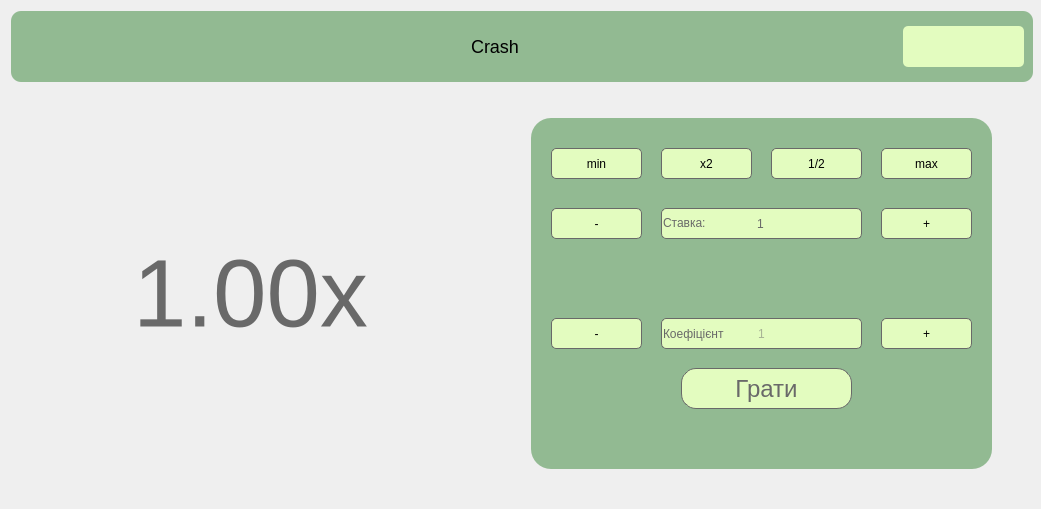
<?xml version="1.0" encoding="UTF-8"?>
<ui version="4.0">
 <class>Crash</class>
 <widget class="QWidget" name="Crash">
  <property name="geometry">
   <rect>
    <x>0</x>
    <y>0</y>
    <width>1041</width>
    <height>509</height>
   </rect>
  </property>
  <property name="minimumSize">
   <size>
    <width>1041</width>
    <height>509</height>
   </size>
  </property>
  <property name="windowTitle">
   <string>Form</string>
  </property>
  <layout class="QVBoxLayout" name="verticalLayout_4">
   <item>
    <widget class="QWidget" name="widget" native="true">
     <property name="minimumSize">
      <size>
       <width>1022</width>
       <height>71</height>
      </size>
     </property>
     <property name="maximumSize">
      <size>
       <width>16777215</width>
       <height>71</height>
      </size>
     </property>
     <property name="styleSheet">
      <string notr="true">background: #92BA92;
border-radius: 10px;</string>
     </property>
     <layout class="QHBoxLayout" name="horizontalLayout_2">
      <item>
       <layout class="QHBoxLayout" name="horizontalLayout">
        <item>
         <widget class="QPushButton" name="BackToMain">
          <property name="minimumSize">
           <size>
            <width>50</width>
            <height>62</height>
           </size>
          </property>
          <property name="maximumSize">
           <size>
            <width>51</width>
            <height>62</height>
           </size>
          </property>
          <property name="styleSheet">
           <string notr="true">QPushButton{
	background: transparent;
	background-image: url(:/resources/png/undo.png);
	border-style: solid;
    border-width: 0px;
	border-color: #051a39;
}

QPushButton:hover {
	background: transparent;
	background-image: url(:/resources/png/undo_color.png);
	border-style: solid;
    border-width: 0px;
	border-color: #051a39;
}</string>
          </property>
          <property name="text">
           <string/>
          </property>
         </widget>
        </item>
        <item>
         <spacer name="horizontalSpacer">
          <property name="orientation">
           <enum>Qt::Horizontal</enum>
          </property>
          <property name="sizeHint" stdset="0">
           <size>
            <width>298</width>
            <height>20</height>
           </size>
          </property>
         </spacer>
        </item>
        <item>
         <widget class="QLabel" name="label_4">
          <property name="minimumSize">
           <size>
            <width>242</width>
            <height>34</height>
           </size>
          </property>
          <property name="maximumSize">
           <size>
            <width>242</width>
            <height>34</height>
           </size>
          </property>
          <property name="layoutDirection">
           <enum>Qt::LeftToRight</enum>
          </property>
          <property name="styleSheet">
           <string notr="true">position: absolute;
width: 242px;
height: 34px;
left: 258px;
top: 19px;

font-family: 'Inter';
font-style: normal;
font-weight: 400;
font-size: 18px;
line-height: 22px;
text-align: center;

color:black;
</string>
          </property>
          <property name="text">
           <string>Crash</string>
          </property>
          <property name="alignment">
           <set>Qt::AlignCenter</set>
          </property>
         </widget>
        </item>
        <item>
         <spacer name="horizontalSpacer_2">
          <property name="orientation">
           <enum>Qt::Horizontal</enum>
          </property>
          <property name="sizeHint" stdset="0">
           <size>
            <width>248</width>
            <height>20</height>
           </size>
          </property>
         </spacer>
        </item>
        <item>
         <widget class="QLabel" name="userbalance">
          <property name="minimumSize">
           <size>
            <width>121</width>
            <height>41</height>
           </size>
          </property>
          <property name="maximumSize">
           <size>
            <width>121</width>
            <height>41</height>
           </size>
          </property>
          <property name="styleSheet">
           <string notr="true">background: #E3FCBF;
color: #696969;
font: 16pt &quot;Tahoma&quot;;
border-radius: 5px;</string>
          </property>
          <property name="text">
           <string/>
          </property>
         </widget>
        </item>
       </layout>
      </item>
     </layout>
    </widget>
   </item>
   <item>
    <layout class="QHBoxLayout" name="horizontalLayout_4">
     <item>
      <layout class="QHBoxLayout" name="horizontalLayout_3">
       <item>
        <spacer name="horizontalSpacer_4">
         <property name="orientation">
          <enum>Qt::Horizontal</enum>
         </property>
         <property name="sizeHint" stdset="0">
          <size>
           <width>98</width>
           <height>17</height>
          </size>
         </property>
        </spacer>
       </item>
       <item>
        <layout class="QVBoxLayout" name="verticalLayout">
         <item>
          <spacer name="verticalSpacer">
           <property name="orientation">
            <enum>Qt::Vertical</enum>
           </property>
           <property name="sizeHint" stdset="0">
            <size>
             <width>20</width>
             <height>118</height>
            </size>
           </property>
          </spacer>
         </item>
         <item>
          <widget class="QLabel" name="Result">
           <property name="minimumSize">
            <size>
             <width>271</width>
             <height>131</height>
            </size>
           </property>
           <property name="font">
            <font>
             <pointsize>72</pointsize>
            </font>
           </property>
           <property name="styleSheet">
            <string notr="true">color: #696969;</string>
           </property>
           <property name="text">
            <string>1.00x</string>
           </property>
           <property name="alignment">
            <set>Qt::AlignLeading|Qt::AlignLeft|Qt::AlignVCenter</set>
           </property>
          </widget>
         </item>
         <item>
          <spacer name="verticalSpacer_2">
           <property name="orientation">
            <enum>Qt::Vertical</enum>
           </property>
           <property name="sizeHint" stdset="0">
            <size>
             <width>20</width>
             <height>138</height>
            </size>
           </property>
          </spacer>
         </item>
        </layout>
       </item>
       <item>
        <spacer name="horizontalSpacer_3">
         <property name="orientation">
          <enum>Qt::Horizontal</enum>
         </property>
         <property name="sizeHint" stdset="0">
          <size>
           <width>48</width>
           <height>17</height>
          </size>
         </property>
        </spacer>
       </item>
      </layout>
     </item>
     <item>
      <layout class="QVBoxLayout" name="verticalLayout_3">
       <item>
        <spacer name="verticalSpacer_4">
         <property name="minimumSize">
          <size>
           <width>23</width>
           <height>21</height>
          </size>
         </property>
         <property name="maximumSize">
          <size>
           <width>23</width>
           <height>21</height>
          </size>
         </property>
         <property name="orientation">
          <enum>Qt::Vertical</enum>
         </property>
         <property name="sizeHint" stdset="0">
          <size>
           <width>20</width>
           <height>18</height>
          </size>
         </property>
        </spacer>
       </item>
       <item>
        <widget class="QWidget" name="widget_2" native="true">
         <property name="enabled">
          <bool>true</bool>
         </property>
         <property name="minimumSize">
          <size>
           <width>461</width>
           <height>351</height>
          </size>
         </property>
         <property name="maximumSize">
          <size>
           <width>461</width>
           <height>351</height>
          </size>
         </property>
         <property name="styleSheet">
          <string notr="true">background: #92BA92;
border-radius: 20px;</string>
         </property>
         <widget class="QPushButton" name="min_value_button">
          <property name="geometry">
           <rect>
            <x>20</x>
            <y>30</y>
            <width>91</width>
            <height>31</height>
           </rect>
          </property>
          <property name="styleSheet">
           <string notr="true">color: black;
border-radius: 5px;
background: #E3FCBF;
border-color: #696969;
border-style: solid;
border-width: 1px;</string>
          </property>
          <property name="text">
           <string>min</string>
          </property>
         </widget>
         <widget class="QPushButton" name="x2_value_button">
          <property name="geometry">
           <rect>
            <x>130</x>
            <y>30</y>
            <width>91</width>
            <height>31</height>
           </rect>
          </property>
          <property name="styleSheet">
           <string notr="true">color: black;
border-radius: 5px;
background: #E3FCBF;
border-color: #696969;
border-style: solid;
border-width: 1px;</string>
          </property>
          <property name="text">
           <string>x2</string>
          </property>
         </widget>
         <widget class="QPushButton" name="half_value_button">
          <property name="geometry">
           <rect>
            <x>240</x>
            <y>30</y>
            <width>91</width>
            <height>31</height>
           </rect>
          </property>
          <property name="styleSheet">
           <string notr="true">color: black;
border-radius: 5px;
background: #E3FCBF;
border-color: #696969;
border-style: solid;
border-width: 1px;</string>
          </property>
          <property name="text">
           <string>1/2</string>
          </property>
         </widget>
         <widget class="QPushButton" name="max_value_button">
          <property name="geometry">
           <rect>
            <x>350</x>
            <y>30</y>
            <width>91</width>
            <height>31</height>
           </rect>
          </property>
          <property name="styleSheet">
           <string notr="true">color: black;
border-radius: 5px;
background: #E3FCBF;
border-color: #696969;
border-style: solid;
border-width: 1px;</string>
          </property>
          <property name="text">
           <string>max</string>
          </property>
         </widget>
         <widget class="QPushButton" name="minus_value_button">
          <property name="geometry">
           <rect>
            <x>20</x>
            <y>90</y>
            <width>91</width>
            <height>31</height>
           </rect>
          </property>
          <property name="styleSheet">
           <string notr="true">color: black;
border-radius: 5px;
background: #E3FCBF;
border-color: #696969;
border-style: solid;
border-width: 1px;</string>
          </property>
          <property name="text">
           <string>-</string>
          </property>
         </widget>
         <widget class="QLineEdit" name="summa_stavky">
          <property name="geometry">
           <rect>
            <x>130</x>
            <y>90</y>
            <width>201</width>
            <height>31</height>
           </rect>
          </property>
          <property name="styleSheet">
           <string notr="true">border-radius: 5px;
background: #E3FCBF;
color: #696969;
border-color: #696969;
border-style: solid;
border-width: 1px;</string>
          </property>
          <property name="text">
           <string>1</string>
          </property>
          <property name="alignment">
           <set>Qt::AlignCenter</set>
          </property>
          <property name="placeholderText">
           <string>Ставка</string>
          </property>
         </widget>
         <widget class="QPushButton" name="plus_value_button">
          <property name="geometry">
           <rect>
            <x>350</x>
            <y>90</y>
            <width>91</width>
            <height>31</height>
           </rect>
          </property>
          <property name="styleSheet">
           <string notr="true">color: black;
border-radius: 5px;
background: #E3FCBF;
border-color: #696969;
border-style: solid;
border-width: 1px;</string>
          </property>
          <property name="text">
           <string>+</string>
          </property>
         </widget>
         <widget class="QLabel" name="warning">
          <property name="geometry">
           <rect>
            <x>40</x>
            <y>140</y>
            <width>381</width>
            <height>41</height>
           </rect>
          </property>
          <property name="font">
           <font>
            <pointsize>16</pointsize>
           </font>
          </property>
          <property name="text">
           <string/>
          </property>
         </widget>
         <widget class="QPushButton" name="minus_coeficient_button">
          <property name="geometry">
           <rect>
            <x>20</x>
            <y>200</y>
            <width>91</width>
            <height>31</height>
           </rect>
          </property>
          <property name="styleSheet">
           <string notr="true">color: black;
border-radius: 5px;
background: #E3FCBF;
border-color: #696969;
border-style: solid;
border-width: 1px;</string>
          </property>
          <property name="text">
           <string>-</string>
          </property>
         </widget>
         <widget class="QLineEdit" name="summa_autostop">
          <property name="geometry">
           <rect>
            <x>130</x>
            <y>200</y>
            <width>201</width>
            <height>31</height>
           </rect>
          </property>
          <property name="styleSheet">
           <string notr="true">border-radius: 5px;
background: #E3FCBF;
color: #696969;
border-color: #696969;
border-style: solid;
border-width: 1px;</string>
          </property>
          <property name="alignment">
           <set>Qt::AlignCenter</set>
          </property>
          <property name="placeholderText">
           <string>1</string>
          </property>
         </widget>
         <widget class="QPushButton" name="plus_coeficient_button">
          <property name="geometry">
           <rect>
            <x>350</x>
            <y>200</y>
            <width>91</width>
            <height>31</height>
           </rect>
          </property>
          <property name="styleSheet">
           <string notr="true">color: black;
border-radius: 5px;
background: #E3FCBF;
border-color: #696969;
border-style: solid;
border-width: 1px;</string>
          </property>
          <property name="text">
           <string>+</string>
          </property>
         </widget>
         <widget class="QPushButton" name="Play_button">
          <property name="geometry">
           <rect>
            <x>150</x>
            <y>250</y>
            <width>171</width>
            <height>41</height>
           </rect>
          </property>
          <property name="font">
           <font>
            <pointsize>18</pointsize>
           </font>
          </property>
          <property name="layoutDirection">
           <enum>Qt::LeftToRight</enum>
          </property>
          <property name="styleSheet">
           <string notr="true">border-radius: 15px;
background: #E3FCBF;
color: #696969;
border-color: #696969;
border-style: solid;
border-width: 1px;</string>
          </property>
          <property name="text">
           <string>Грати</string>
          </property>
         </widget>
         <widget class="QLabel" name="label">
          <property name="geometry">
           <rect>
            <x>132</x>
            <y>97</y>
            <width>49</width>
            <height>16</height>
           </rect>
          </property>
          <property name="styleSheet">
           <string notr="true">background: #E3FCBF;
color: #696969;</string>
          </property>
          <property name="text">
           <string>Ставка:</string>
          </property>
         </widget>
         <widget class="QLabel" name="label_2">
          <property name="geometry">
           <rect>
            <x>132</x>
            <y>208</y>
            <width>61</width>
            <height>16</height>
           </rect>
          </property>
          <property name="styleSheet">
           <string notr="true">background: #E3FCBF;
color: #696969;</string>
          </property>
          <property name="text">
           <string>Коефіцієнт:</string>
          </property>
         </widget>
        </widget>
       </item>
       <item>
        <spacer name="verticalSpacer_5">
         <property name="minimumSize">
          <size>
           <width>21</width>
           <height>21</height>
          </size>
         </property>
         <property name="maximumSize">
          <size>
           <width>21</width>
           <height>21</height>
          </size>
         </property>
         <property name="orientation">
          <enum>Qt::Vertical</enum>
         </property>
         <property name="sizeHint" stdset="0">
          <size>
           <width>18</width>
           <height>18</height>
          </size>
         </property>
        </spacer>
       </item>
      </layout>
     </item>
     <item>
      <layout class="QVBoxLayout" name="verticalLayout_2">
       <item>
        <widget class="QPushButton" name="info">
         <property name="minimumSize">
          <size>
           <width>32</width>
           <height>32</height>
          </size>
         </property>
         <property name="maximumSize">
          <size>
           <width>32</width>
           <height>32</height>
          </size>
         </property>
         <property name="styleSheet">
          <string notr="true">QPushButton{
	background: transparent;
	background-image: url(:/resources/png/info.png);
	border-style: solid;
    border-width: 0px;
	border-color: #051a39;
}

QPushButton:hover {
	background: transparent;
	background-image: url(:/resources/png/information.png);
	border-style: solid;
    border-width: 0px;
	border-color: #051a39;
}</string>
         </property>
         <property name="text">
          <string/>
         </property>
        </widget>
       </item>
       <item>
        <spacer name="verticalSpacer_3">
         <property name="orientation">
          <enum>Qt::Vertical</enum>
         </property>
         <property name="sizeHint" stdset="0">
          <size>
           <width>20</width>
           <height>368</height>
          </size>
         </property>
        </spacer>
       </item>
      </layout>
     </item>
    </layout>
   </item>
  </layout>
 </widget>
 <resources/>
 <connections/>
</ui>
